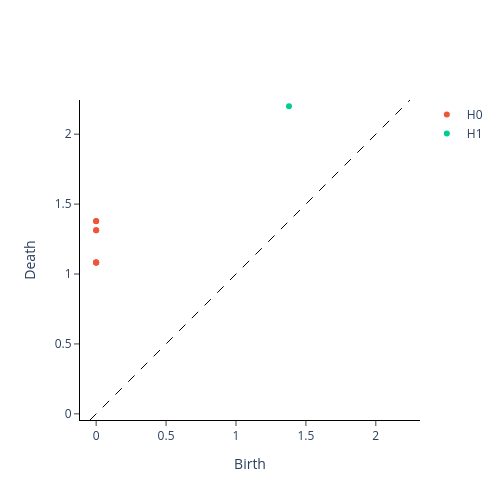

Notebook code cell kept with this figure:
### Code cell
# Circle shape persistence diagram
plot_diagram(diagrams_basic[0])

### Figure 1 — Plotly figure (JSON) as saved in the notebook; plotly's stock layout.template omitted (floating-point values rounded to 4 significant figures)
{"data": [{"hoverinfo": "none", "line": {"color": "black", "dash": "dash", "width": 1}, "mode": "lines", "showlegend": false, "type": "scatter", "x": [-0.04401, 2.245], "y": [-0.04401, 2.245]}, {"hoverinfo": "text", "hovertext": ["(0.0, 1.0817465782165527), multiplicity: 2", "(0.0, 1.0817465782165527), multiplicity: 2", "(0.0, 1.0817747116088867), multiplicity: 2", "(0.0, 1.0817747116088867), multiplicity: 2", "(0.0, 1.3131251335144043), multiplicity: 2", "(0.0, 1.3131251335144043), multiplicity: 2", "(0.0, 1.3777642250061035)", "(0.0, 1.3790212869644165)"], "mode": "markers", "name": "H0", "type": "scatter", "x": [0.0, 0.0, 0.0, 0.0, 0.0, 0.0, 0.0, 0.0], "y": [1.082, 1.082, 1.082, 1.082, 1.313, 1.313, 1.378, 1.379]}, {"hoverinfo": "text", "hovertext": ["(1.3790212869644165, 2.200505495071411)"], "mode": "markers", "name": "H1", "type": "scatter", "x": [1.379], "y": [2.201]}, {"hoverinfo": "text", "hovertext": [], "mode": "markers", "name": "H2", "type": "scatter", "x": [], "y": []}], "layout": {"height": 500, "plot_bgcolor": "white", "width": 500, "xaxis": {"autorange": false, "exponentformat": "e", "linecolor": "black", "linewidth": 1, "mirror": false, "range": [-0.04401, 2.245], "showexponent": "all", "showline": true, "side": "bottom", "ticks": "outside", "title": {"text": "Birth"}, "type": "linear", "zeroline": true}, "yaxis": {"autorange": false, "exponentformat": "e", "linecolor": "black", "linewidth": 1, "mirror": false, "range": [-0.04401, 2.245], "scaleanchor": "x", "scaleratio": 1, "showexponent": "all", "showline": true, "side": "left", "ticks": "outside", "title": {"text": "Death"}, "type": "linear", "zeroline": true}}}
